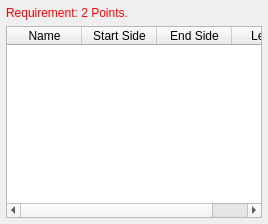
                   <widget class="QWidget" name="LinkTab">
                    <attribute name="title">
                     <string>Link</string>
                    </attribute>
                    <layout class="QVBoxLayout" name="verticalLayout_26">
                     <property name="leftMargin">
                      <number>0</number>
                     </property>
                     <property name="topMargin">
                      <number>0</number>
                     </property>
                     <property name="rightMargin">
                      <number>0</number>
                     </property>
                     <property name="bottomMargin">
                      <number>0</number>
                     </property>
                     <item>
                      <widget class="QWidget" name="Entiteis_Link_Widget" native="true">
                       <property name="sizePolicy">
                        <sizepolicy hsizetype="Expanding" vsizetype="Expanding">
                         <horstretch>0</horstretch>
                         <verstretch>0</verstretch>
                        </sizepolicy>
                       </property>
                       <property name="contextMenuPolicy">
                        <enum>Qt::CustomContextMenu</enum>
                       </property>
                       <property name="statusTip">
                        <string>All Links in this workbook. Needs two point.</string>
                       </property>
                       <layout class="QVBoxLayout" name="verticalLayout_12">
                        <property name="leftMargin">
                         <number>6</number>
                        </property>
                        <property name="topMargin">
                         <number>6</number>
                        </property>
                        <property name="rightMargin">
                         <number>6</number>
                        </property>
                        <property name="bottomMargin">
                         <number>6</number>
                        </property>
                        <item>
                         <widget class="QLabel" name="reqLine">
                          <property name="text">
                           <string>&lt;html&gt;&lt;head/&gt;&lt;body&gt;&lt;p&gt;&lt;span style=&quot; color:#ff0000;&quot;&gt;Requirement: 2 Points.&lt;/span&gt;&lt;/p&gt;&lt;/body&gt;&lt;/html&gt;</string>
                          </property>
                         </widget>
                        </item>
                        <item>
                         <widget class="QTableWidget" name="Entiteis_Link">
                          <property name="sizePolicy">
                           <sizepolicy hsizetype="Preferred" vsizetype="Expanding">
                            <horstretch>0</horstretch>
                            <verstretch>0</verstretch>
                           </sizepolicy>
                          </property>
                          <property name="maximumSize">
                           <size>
                            <width>16777215</width>
                            <height>1000</height>
                           </size>
                          </property>
                          <property name="acceptDrops">
                           <bool>false</bool>
                          </property>
                          <property name="statusTip">
                           <string/>
                          </property>
                          <property name="autoFillBackground">
                           <bool>true</bool>
                          </property>
                          <property name="editTriggers">
                           <set>QAbstractItemView::NoEditTriggers</set>
                          </property>
                          <property name="selectionBehavior">
                           <enum>QAbstractItemView::SelectRows</enum>
                          </property>
                          <property name="verticalScrollMode">
                           <enum>QAbstractItemView::ScrollPerPixel</enum>
                          </property>
                          <property name="horizontalScrollMode">
                           <enum>QAbstractItemView::ScrollPerPixel</enum>
                          </property>
                          <property name="rowCount">
                           <number>0</number>
                          </property>
                          <property name="columnCount">
                           <number>4</number>
                          </property>
                          <attribute name="horizontalHeaderDefaultSectionSize">
                           <number>75</number>
                          </attribute>
                          <attribute name="horizontalHeaderMinimumSectionSize">
                           <number>75</number>
                          </attribute>
                          <column>
                           <property name="text">
                            <string>Name</string>
                           </property>
                           <property name="icon">
                            <iconset resource="../icons.qrc">
                             <normaloff>:/icons/line.png</normaloff>:/icons/line.png</iconset>
                           </property>
                          </column>
                          <column>
                           <property name="text">
                            <string>Start Side</string>
                           </property>
                          </column>
                          <column>
                           <property name="text">
                            <string>End Side</string>
                           </property>
                          </column>
                          <column>
                           <property name="text">
                            <string>Length</string>
                           </property>
                          </column>
                         </widget>
                        </item>
                       </layout>
                      </widget>
                     </item>
                    </layout>
                   </widget>
